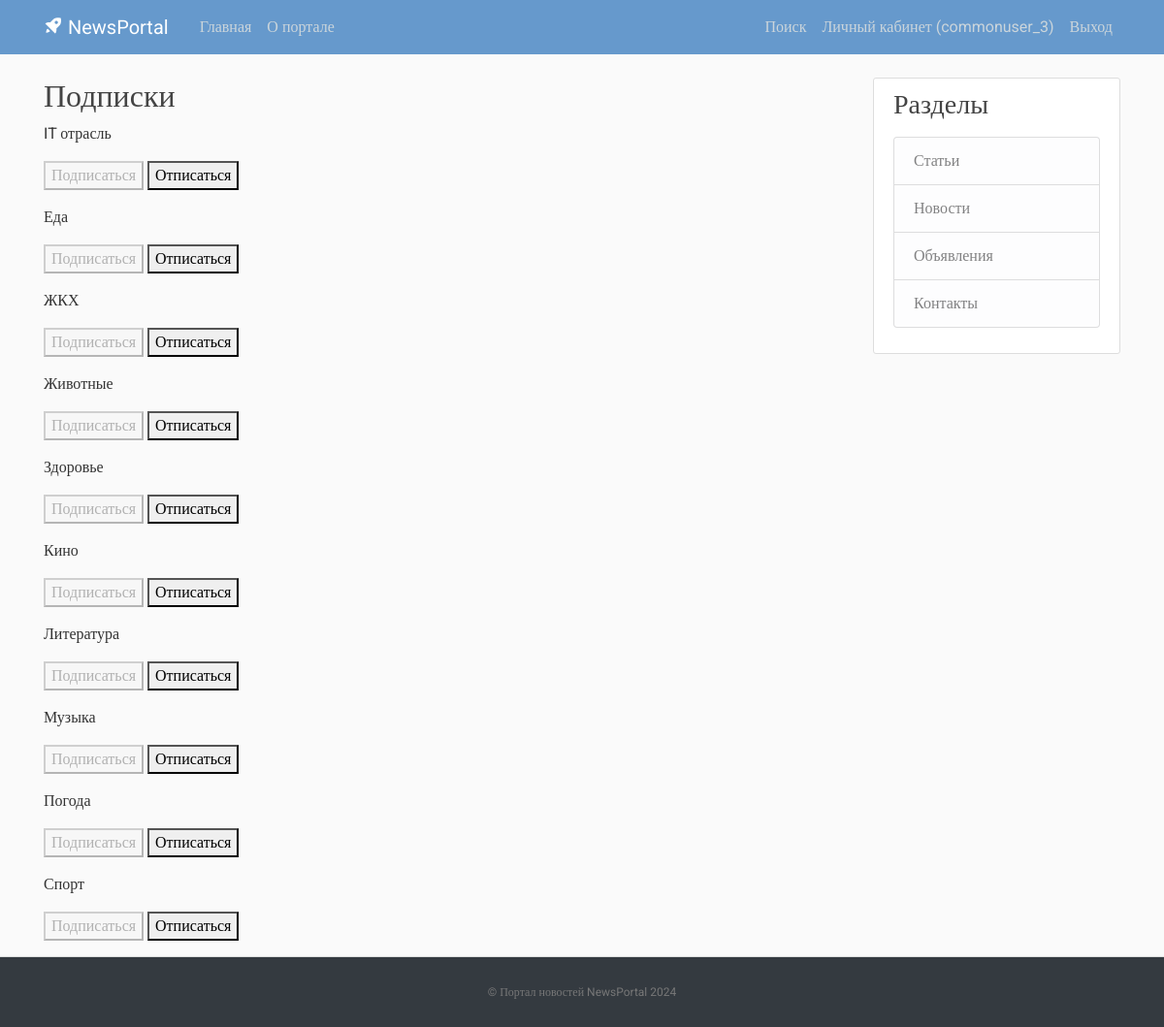
/subscriptions/ (signed in), run on the app's committed database.
### post/models.py (models this page shows, shortened)
class Category(models.Model):
    name = models.CharField(max_length=64, unique=True, verbose_name='Название категории')
    discription = models.TextField(verbose_name='Описание категории')
    subscribers = models.ManyToManyField(User, blank=True, related_name='categories', verbose_name='Подписчики', through='Subscriber')
    class Meta:
        verbose_name = 'Категория'
        verbose_name_plural = 'Категории'

### post/views.py (the view, shortened to what this page needs)
# urls.py: path('subscriptions/', subscriptions, name='subscriptions'),
@login_required
@csrf_protect
def subscriptions(request):
    categories_with_subscriptions = Category.objects.annotate(
        user_subscribed=Exists(
            Subscriber.objects.filter(
                user=request.user,
                category=OuterRef('pk'),
            )
        )
    ).order_by('name')
    return render(
        request,
        'post/subscriptions.html',
        {'categories': categories_with_subscriptions},
    )

### templates/post/subscriptions.html (shortened to what this page needs)
{% extends 'flatpages/default.html' %}
{% block content %}
    <h2>Подписки</h2>
    {% for category in categories  %}
        <p>
            {{ category.name }}
            <form method="post">
                {% if category.user_subscribed %}
                    <button disabled>Подписаться</button>
                    <button name="action" value="unsubscribe">Отписаться</button>
                {% else %}
                    <button name="action" value="subscribe">Подписаться</button>
                    <button disabled>Отписаться</button>
                {% endif %}
            </form>
        </p>
    {% endfor %}
{% endblock content %}

### templates/flatpages/default.html (shortened to what this page needs)
<!DOCTYPE html>
{% load static %}
<html>
<head>
     <link rel="stylesheet" href="https://maxcdn.bootstrapcdn.com/bootstrap/4.0.0/css/bootstrap.min.css">
     <link rel="stylesheet" type="text/css" href="{% static 'css/main.css' %}">
     <link href='https://unpkg.com/boxicons@2.1.2/css/boxicons.min.css' rel='stylesheet'>
</head>
<body>
    <header class="site-header">
      <nav class="navbar navbar-expand-md navbar-dark bg-blue fixed-top">
        <div class="container">
          <a class="navbar-brand mr-4" href="#"><i class='bx bxs-rocket bx-tada-hover'></i> NewsPortal</a>
          <div class="collapse navbar-collapse" id="navbarToggle">
            <div class="navbar-nav mr-auto">
              <a class="nav-item nav-link " href="{% url 'portal_home' %}">Главная</a>
              <a class="nav-item nav-link" href='/about/'>О портале</a>
            </div>
            <div class="navbar-nav">
                <a class="nav-item nav-link" href="{% url 'post_search' %}">Поиск</a>
                {% if not request.user.is_authenticated %}
                    <a class="nav-item nav-link" href="/accounts/signup">Вход / Регистрация</a>
                {% else %}
                    <a class="nav-item nav-link" href="{% url 'cabinet' %}">Личный кабинет ({{ request.user }})</a>
                    <a class="nav-item nav-link" href="/accounts/logout/">Выход</a>
                {% endif %}
            </div>
          </div>
        </div>
      </nav>
    </header>
    <main role="main" class="container">
      <div class="row">
        <div class="col-md-9">
          {% block content %} {{ flatpage.content }} {% endblock %}
        </div>
        <div class="col-md-3">
          <div class="content-section">
            <h3>Разделы</h3>
            <p class='text-muted'>
              <ul class="list-group">
                <a class="list-group-item list-group-item-light" href="{% url 'list_article' %}">Статьи</a>
                <a class="list-group-item list-group-item-light" href="{% url 'list_news' %}">Новости</a>
                <a class="list-group-item list-group-item-light" href="{% url 'list_notification' %}">Объявления</a>
                <a class="list-group-item list-group-item-light" href="/contacts/">Контакты</a>
              </ul>
            </p>
          </div>
        </div>
      </div>
    </main>
    <footer class="text-center bg-dark">
      <p><a href="#">© Портал новостей NewsPortal 2024</a></p>
    </footer>
</body>
</html>

### static/css/main.css (style rules this page uses)
body, html { width:100%; height:100% }
body { margin:0; padding:0; background: #fafafa; color: #333333; margin-top: 5rem; font-family:Roboto; }
h1, h2, h3, h4, h5, h6 { color: #444444; }
ul { margin: 0; }
.bg-blue { background-color: #6699cc; }
.site-header .navbar-nav .nav-link { color: #cbd5db; }
.content-section { background: #ffffff; padding: 10px 20px; border: 1px solid #dddddd; border-radius: 3px; margin-bottom: 20px; }
footer { position: sticky!important; top: 100%; padding-top:25px; padding-bottom:25px; border-top:1px solid #ddd; }
footer p { margin:2px; text-align:center; padding:0 40px; color:#fff; font-size:12px; }
footer a { color:#777 }

### data on the page
Category: name "IT отрасль", shows "Подписаться"
Category: name "Еда", shows "Подписаться"
Category: name "ЖКХ", shows "Подписаться"
Category: name "Животные", shows "Подписаться"
Category: name "Здоровье", shows "Подписаться"
Category: name "Кино", shows "Подписаться"
Category: name "Литература", shows "Подписаться"
Category: name "Музыка", shows "Подписаться"
Category: name "Погода", shows "Подписаться"
Category: name "Спорт", shows "Подписаться"

### other printed values
{{ request.user }} "commonuser_3"
